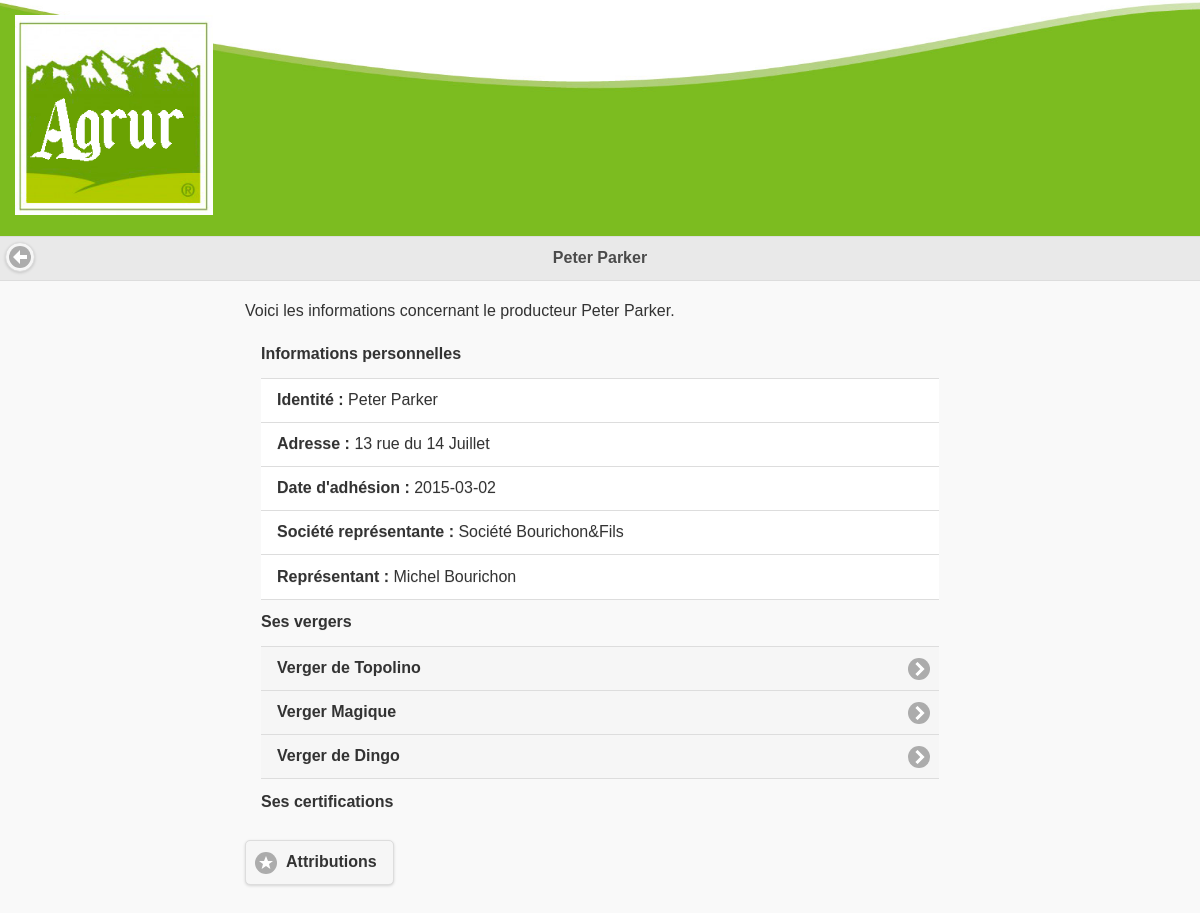
The app's page /interface/gerer_producteur.php?prod=1 with its own data.
### tables this page shows
CREATE TABLE `utilisateur` (
`num` int(11) NOT NULL,
  `nom` varchar(255) NOT NULL COMMENT 'Nom de l''utilisateur',
  `prenom` varchar(255) NOT NULL COMMENT 'Prénom de l''utilisateur',
  `mail` varchar(250) NOT NULL,
  `mdp` varchar(16) NOT NULL,
  `type` int(11) NOT NULL COMMENT 'Type d''utilisateur(1 producteur, 2 client, 3 gestionnaire)',
  `token` varchar(255) NOT NULL COMMENT 'Identifiant unique de l''utilisateur'
);

CREATE TABLE `producteur` (
`num_prod` int(11) NOT NULL,
  `adresse_prod` varchar(250) NOT NULL,
  `nom_representant_prod` varchar(250) NOT NULL,
  `prenom_representant_prod` varchar(250) NOT NULL,
  `societe` varchar(250) NOT NULL,
  `date_adhesion` date DEFAULT NULL,
  `token` varchar(255) NOT NULL COMMENT 'Identifiant unique'
);

CREATE TABLE `verger` (
`id_verger` int(11) NOT NULL COMMENT 'Clé primaire',
  `nom_verger` varchar(250) NOT NULL,
  `superficie` int(11) NOT NULL,
  `nbr_arbre` int(11) NOT NULL,
  `id_commune` int(11) NOT NULL,
  `num_prod` int(11) NOT NULL,
  `id_variete` int(11) NOT NULL
);

### interface/gerer_producteur.php (the view, shortened to what this page needs)
<!DOCTYPE html>
<html lang="fr">
<head>
  <?php include('../common/head.php'); ?>
</head>
<body>
  <header>
    <?php include('../common/header.php'); ?>
  </header>
   <div data-role="header">
     <a href="#" data-rel="back" data-icon="arrow-l" data-iconpos="notext" data-shadow="true" data-iconshadow="true" data-transition="slidefade" class="ui-icon"></a>
     <h1><?php echo(getIdentiteProducteur($_GET['prod'])); ?></h1>
   </div>
   <div class="main-container">
    <div class="sub-container">
      <p>
      	Voici les informations concernant le producteur <?php echo(getIdentiteProducteur($_GET['prod'])); ?>.
      </p>
      <div class="ui-corner-all custom-corners">
      	<div class="ui-bar ui-bar-c">
      		<h3>Informations personnelles</h3>
      	</div>
      	<div class="ui-body ui-body-c">
			<ul data-role="listview">
        		<li><b>Identité : </b><?php echo(getIdentiteProducteur($_GET['prod'])); ?></li>
      			<li><b>Adresse : </b><?php echo(getAdresseProducteur($_GET['prod'])) ?></li>
      			<li><b>Date d'adhésion : </b><?php echo(getDateAdhesionProducteur($_GET['prod'])); ?>
      			<li><b>Société représentante : </b><?php echo(getSocieteRepresentante($_GET['prod'])); ?></li>
      			<li><b>Représentant : </b><?php echo(getRepresentantProducteur($_GET['prod'])); ?></li>
      		</ul>
      	</div>
      </div>
      <div class="ui-corner-all custom-corners">
      	<div class="ui-bar ui-bar-c">
      		<h3>Ses vergers</h3>
      	</div>
      	<div class="ui-body ui-body-c">
      		<ul data-role="listview">
      			<?php afficherVergerProducteur($_GET['prod']); ?>
			</ul>
		</div>
	  </div>
	  <div class="ui-corner-all custom-corners">
	  	<div class="ui-bar ui-bar-c">
	  		<h3>Ses certifications</h3>
	  	</div>
	  	<div class="ui-body ui-body-c">
      </div>
    </div>
	  		<a href="#popupDialog" data-rel="popup" data-position-to="window" data-transition="pop" class="ui-btn ui-corner-all ui-shadow ui-btn-inline ui-icon-star ui-btn-icon-left ui-btn-c">Attributions</a>
	  	</div>
	  </div>
</body>
</html>

### src/fonctions_traitement.php (shortened to what this page needs)
		<?php
function afficherVergerProducteur($num_prod)
{
	global $connexion;
	$sql = $connexion->prepare('SELECT id_verger, nom_verger FROM verger WHERE num_prod = :num_prod');
	$sql->bindParam(':num_prod', $num_prod);
	try
	{
		$sql->execute();
		while($donnees_verger = $sql->fetch())
		{
		?>
			<li>
				<a href="gerer_verger.php?verger=<?php echo($donnees_verger['id_verger']); ?>"><?php echo($donnees_verger['nom_verger']); ?></a>
			</li>
		<?php
		}
	}
	catch(Exception $e)
	{
		echo('Erreur : '.$e->getMessage());
	}
}
        ?>
		<?php
function getIdentiteProducteur($num_prod)
{
	$identite_producteur = NULL;
	try
	{
		$identite_producteur = getPrenomProducteur($num_prod).' '.getNomProducteur($num_prod);
	}
	catch(Exception $e)
	{
		echo('Erreur : '.$e->getMessage());
	}
	return $identite_producteur;
}
function getAdresseProducteur($num_prod)
{
	global $connexion;
	$adresse_prod = NULL;
	$sql = $connexion->prepare('SELECT adresse_prod FROM producteur WHERE num_prod = :num_prod');
	$sql->bindParam(':num_prod', $num_prod);
	try
	{
		$sql->execute();
		$donnees_producteur = $sql->fetch();
		$adresse_prod = $donnees_producteur['adresse_prod'];
	}
	catch(Exception $e)
	{
		echo('Erreur : '.$e->getMessage());
	}
	return  $adresse_prod;
}
function getDateAdhesionProducteur($num_prod)
{
	global $connexion;
	$date_adhesion = NULL;
	$sql = $connexion->prepare('SELECT date_adhesion FROM producteur WHERE num_prod = :num_prod');
	$sql->bindParam(':num_prod', $num_prod);
	try
	{
		$sql->execute();
		$donnees_producteur = $sql->fetch();
		$date_adhesion = $donnees_producteur['date_adhesion'];
	}
	catch(Exception $e)
	{
		echo('Erreur : '.$e->getMessage());
	}
	return $date_adhesion;
}
function getSocieteRepresentante($num_prod)
{
	global $connexion;
	$societe_representante = NULL;
	$sql = $connexion->prepare('SELECT societe FROM producteur WHERE num_prod = :num_prod');
	$sql->bindParam(':num_prod', $num_prod);
	try
	{
		$sql->execute();
		$donnees_producteur = $sql->fetch();
		$societe_representante = $donnees_producteur['societe'];
	}
	catch(Exception $e)
	{
		echo('Erreur : '.$e->getMessage());
	}
	return $societe_representante;
}
function getRepresentantProducteur($num_prod)
{
	global $connexion;
	$representant_producteur = NULL;
	$sql = $connexion->prepare('SELECT prenom_representant_prod, nom_representant_prod FROM producteur WHERE num_prod = :num_prod');
	$sql->bindParam(':num_prod', $num_prod);
	try
	{
		$sql->execute();
		$donnees_producteur = $sql->fetch();
		$representant_producteur = $donnees_producteur['prenom_representant_prod'].' '.$donnees_producteur['nom_representant_prod'];
	}
	catch(Exception $e)
	{
		echo('Erreur : '.$e->getMessage());
	}
	return $representant_producteur;
}
function getNomProducteur($num_prod)
{
	global $connexion;
	$nom_producteur = NULL;
	$sql = $connexion->prepare('SELECT nom FROM utilisateur U, producteur P WHERE num_prod = :num_prod AND U.token = P.token');
	$sql->bindParam(':num_prod', $num_prod);
	try
	{
		$sql->execute();
		$donnees_utilisateur = $sql->fetch();
		$nom_producteur = $donnees_utilisateur['nom'];
	}
	catch(Exception $e)
	{
		echo('Erreur : '.$e->getMessage());
	}
	return $nom_producteur;
}
function getPrenomProducteur($num_prod)
{
	global $connexion;
	$prenom_producteur = NULL;
	$sql = $connexion->prepare('SELECT prenom FROM utilisateur U, producteur P WHERE num_prod = :num_prod AND U.token = P.token');
	$sql->bindParam(':num_prod', $num_prod);
	try
	{
		$sql->execute();
		$donnees_utilisateur = $sql->fetch();
		$prenom_producteur = $donnees_utilisateur['prenom'];
	}
	catch(Exception $e)
	{
		echo('Erreur : '.$e->getMessage());
	}
	return $prenom_producteur;
}
		?>

### style/main.css (style rules this page uses)
body { margin: 0px; font-family: Roboto; }
a { color: black; text-decoration: none; }
header { background-image: url(../images/footer.png); background-size: cover; background-repeat: no-repeat; }
.main-container { margin-left: auto; margin-right: auto; max-width: 750px; min-width: 265px; }
.sub-container { margin: 20px; }

### style/objects.css (style rules this page uses)
h1 { color: rgb(75, 75, 75); }
li { list-style: none; }

### records on screen
utilisateur: getIdentiteProducteur($_GET['prod']) "Peter Parker"
producteur: adresse_prod "13 rue du 14 Juillet", date_adhesion "2015-03-02", societe "Société Bourichon&Fils", getRepresentantProducteur($_GET['prod']) "Michel Bourichon"
verger: nom_verger "Verger de Topolino"
verger: nom_verger "Verger Magique"
verger: nom_verger "Verger de Dingo"
